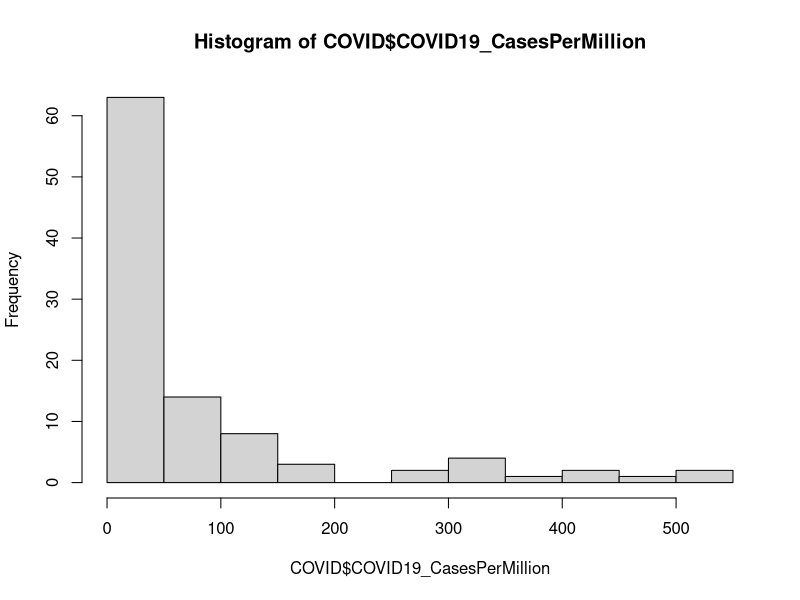
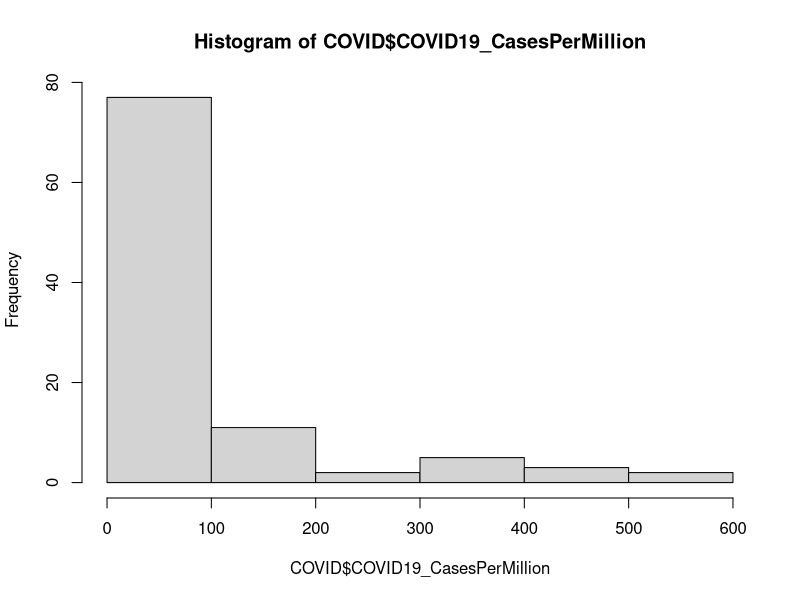

Reproduce these figures in R, in order.
## ---- chunk 1
knitr::opts_chunk$set(echo = TRUE)
## ---- chunk 2
3+2

3*2
## ---- chunk 3
setwd("C:/Users/lacko/Desktop")
## ---- chunk 4
osszeg <- 3+2

str(osszeg)

typeof(osszeg)
## ---- chunk 5
egesz <- 3L

str(egesz)

typeof(egesz)
## ---- chunk 6
szoveges <- "HelloThere" # Figyeljünk rá, hogy szöveget a kódban csak idézőjelek közé rakjunk! Mint pl. Excelben! :)

str(szoveges)
typeof(szoveges)

igazhamis <- TRUE

str(igazhamis)
typeof(igazhamis) # a logical típusnak csak két értéke lehet: TRUE vagy FALSE
## ---- chunk 7
szam <- 1992

typeof(szam)

szoveg <- as.character(szam)

typeof(szoveg)
## ---- chunk 8
szoveg <- "1992"

typeof(szoveg)

szam <- as.numeric(szoveg)

typeof(szam)
## ---- chunk 9
nemjo <- as.numeric("3,14")

nemjo

typeof(nemjo)

jo <- as.numeric("3.14")

jo

typeof(szam)
## ---- chunk 10
sokszam <- c(3.14, 2.67, 88, 1234)

str(sokszam)
typeof(sokszam)
## ---- chunk 11
sokszam_sokszoveg <- c(88, 42, "Hello", 1992, 9, "There", "Friend", 11)

str(sokszam_sokszoveg)
typeof(sokszam_sokszoveg)
## ---- chunk 12
sokszam <- c(3.14, 2.67, 88, 1234, 42.5)

length(sokszam)
## ---- chunk 13
sokszam[3]
## ---- chunk 14
sokszam[2:4]
## ---- chunk 15
sokszam[c(2,4)]
## ---- chunk 16
sokszam[-3]
## ---- chunk 17
sokszam[6]
## ---- chunk 18
order(sokszam)
sokszam[order(sokszam)]
## ---- chunk 19
rendezett <- sokszam[order(sokszam, decreasing = TRUE)]
rendezett
## ---- chunk 20
sokszam_sokszoveg <- c(88, 42, "Hello", 1992, 9, "There", "Friend", 11)
sokszam <- c(3.14, 2.67, 88, 1234, 42.5)
igazhamis <- TRUE
koszontes <- "Halika"


feketelista <- list(sokszam_sokszoveg, sokszam, igazhamis, koszontes)

str(feketelista) # a függvény megmutatja a lista elemeit is $ jelekkel felsorolva
typeof(feketelista) # ez csak simán visszaadja, hogy az objektum lista típusú
## ---- chunk 21
feketelista[2]

typeof(feketelista[2])
## ---- chunk 22
feketelista[[2]]

typeof(feketelista[[2]]) # ez itt már tényleg egy szám típusú vektor, ahogy kell
## ---- chunk 23
sokszam_sokszoveg <- c(88, 42, "Hello", 1992, 9, "There", "Friend", 11)
sokszam <- c(3.14, 2.67, 88, 1234, 42.5)
igazhamis <- TRUE
koszontes <- "Halika"


feketelista <- list(egyeske = sokszam_sokszoveg, ketteske = sokszam,
                    harmaska = igazhamis, negyeske = koszontes)

str(feketelista)
## ---- chunk 24
feketelista$ketteske

typeof(feketelista$ketteske)
## ---- chunk 25
COVID <- read.csv("COVID_0326.csv")
# ez csak akkor működik, ha a fájl a korábban kijelölt Working Directory-ban lakik!!
## ---- chunk 26
typeof(COVID)
str(COVID)
## ---- chunk 27
head(COVID) # alapértemezésben az első 6 sort mutatja

head(COVID, n=3) # ez már csak az első 3 sort írja ki
## ---- chunk 28
ncol(COVID)

nrow(COVID)
## ---- chunk 29
COVID[42,7] # ez kicsit mátrixműveletes logika: [sor,oszlop] hivatkozás

COVID[42,"COVID19_CasesPerMillion"] # az oszlopot szám helyett a nevével is lehet hivatkozni

COVID$COVID19_CasesPerMillion[42] # itt eleve azt mondom, hogy kiszedjük a COVID19_CasesPerMillion nevű oszlopot (vagyis listaelemet) a listából a $ jellel, és annak nézzük meg a 42. elemét 
## ---- chunk 30
COVID[42,] # ilyenkor az oszlop hivatkozást hagyjuk simán üresen, de a vesszőt még írjuk be!
## ---- chunk 31
COVID[,7] # ilyenkor a sor hivatkozást hagyjuk simán üresen, de a vesszőt még írjuk be!

COVID[,"COVID19_CasesPerMillion"]

COVID$COVID19_CasesPerMillion
## ---- chunk 32
COVID[c(1,50,60,80),c(1,4,7)]

COVID[c(1,50,60,80),c("Country","Prop_UrbanPop","COVID19_CasesPerMillion")]

COVID[20:30,c("Country","Prop_UrbanPop","COVID19_CasesPerMillion")] # Ha a kiválasztandó sorok követik egymást, akkor így is lehet

COVID[20:30,1:4] # Ha a kiválasztandó oszlopok követik egymást, akkor így is lehet

## ---- chunk 33
COVID[COVID$COVID19_CasesPerMillion > 100, c("Country", "COVID19_CasesPerMillion")]
## ---- chunk 34
COVID[COVID$COVID19_CasesPerMillion > 100 & COVID$Prop_UrbanPop <= 60,
      c("Country", "Prop_UrbanPop", "COVID19_CasesPerMillion")]
## ---- chunk 35
# először megnézzük, hogy milyen lehetséges értékei vannak a ConstitutionalForm változónak a unique függvénnyel

unique(COVID$ConstitutionalForm)

# a unique függvény eredményéből látjuk, hogy az abszolút monarchiák "Absolute monarchy" néven futnak a táblában

COVID[COVID$ConstitutionalForm == "Absolute monarchy" | COVID$Prop_UrbanPop < 35,
      c("Country", "Prop_UrbanPop", "ConstitutionalForm")]
## ---- chunk 36
COVID[COVID$Country %in% c("Belgium", "Hungary", "Croatia"),
      c("Country", "PopDens", "COVID19_CasesPerMillion")]
## ---- chunk 37
NemKozt <- COVID[COVID$ConstitutionalForm != "Republic",
      c("Country", "ConstitutionalForm", "COVID19_CasesPerMillion")]
# Figyeljük meg, hogy a "!=" a "nem egyenlő" jele

head(NemKozt)
## ---- chunk 38
COVID[!(COVID$ConstitutionalForm %in% c("Absolute monarchy", "Republic")),
      c("Country", "ConstitutionalForm")]
# Figyeljük meg, hogy a "!" általánosan a "tagadás" jele
## ---- chunk 39
unique(COVID$ConstitutionalForm)

KeresettAllamforma <- unique(COVID$ConstitutionalForm)[2]

COVID[COVID$ConstitutionalForm == KeresettAllamforma,
      c("Country", "ConstitutionalForm")] # csak, hogy lássuk: így is lehet :)
## ---- chunk 40

x <- data.frame("Kód" = c("<", ">", "==", "!=","<=", ">=", "&", "|", "%in%", "!"),
                "Jelentés" = c("Kisebb","Nagyobb", "Egyenlő", "Nem Egyenlő","Legfeljebb", "Legalább",
                               "ÉS", "VAGY", "TARTALMAZ", "TAGADÁS"))

knitr::kable(
  x, align = "cc"
)
## ---- chunk 41
colnames(COVID) # megnézzük az oszlopneveket

# majd a Country oszlopot (ami az 1. oszlop) átnevezzük "Orszag"-ra
colnames(COVID)[1] <- "Orszag"

# meglessük az eredményt
colnames(COVID)
## ---- chunk 42
COVID$Area <- (COVID$Pop / COVID$PopDens) * 100 # emlékezzünk: a népsűrűség fő/km2-ben volt megadva!

head(COVID[,c("Orszag", "Area")])
## ---- chunk 43
egyik <- c(1,2,3,4)

masik <- c(6,7,8,9)
## ---- chunk 44
egyik + masik

egyik * masik
## ---- chunk 45
masik^2
## ---- chunk 46
sum(egyik * masik)
## ---- chunk 47
mean(egyik)
## ---- chunk 48
library(RcmdrMisc)
## ---- chunk 49
table(COVID$ConstitutionalForm)
## ---- chunk 50
table(COVID$COVID19_CasesPerMillion)
## ---- chunk 51
binnedCounts(COVID$COVID19_CasesPerMillion)
## ---- chunk 52
(max(COVID$COVID19_CasesPerMillion)-min(COVID$COVID19_CasesPerMillion))/10
## ---- chunk 53
binnedCounts(COVID$COVID19_CasesPerMillion, breaks = 6)
## ---- chunk 54
binnedCounts(COVID$COVID19_CasesPerMillion)
## ---- chunk 55
# gyakorisági tábla mentése data frame-ként
gyak_tabla <- as.data.frame(binnedCounts(COVID$COVID19_CasesPerMillion))

# oszlopnév "szépítése"
colnames(gyak_tabla) <- "Gyakorisag"

# kumulált gyakoriságok számítása új oszlopba
gyak_tabla$Kumulalt_Gyak <- cumsum(gyak_tabla$Gyakorisag)

# eredmény megtekintése
gyak_tabla
## ---- chunk 56
# gyakorisági tábla bővítése relatív gyakoriságokkal
gyak_tabla$Rel_Gyak <- gyak_tabla$Gyakorisag / sum(gyak_tabla$Gyakorisag)


# kumulált relatív gyakoriságok számítása új oszlopba
gyak_tabla$Kumulalt_Rel_Gyak <- cumsum(gyak_tabla$Rel_Gyak)

# eredmény megtekintése
gyak_tabla
## ---- chunk 57
hist(COVID$COVID19_CasesPerMillion)
## ---- chunk 58
hist(COVID$COVID19_CasesPerMillion, breaks = 6)
